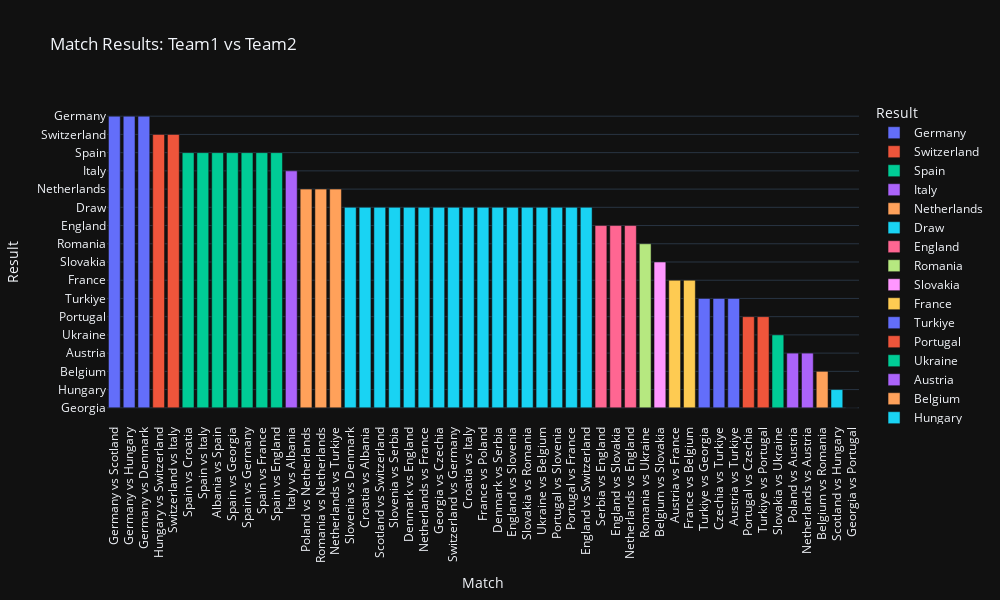

Here is the notebook cell this chart was saved with:
### Code cell
# Creating a column named match team1 vs team2 will be displayed
matches['match'] = matches['team1'] + ' vs ' + matches['team2']

# Creating a bar chart showcasing team1 vs team2 and their end result
fig = px.bar(matches, x='match', y='Result', color='Result', 
             labels={'match': 'Match', 'Result': 'Result'},
             title='Match Results: Team1 vs Team2')

# Customize the layout of the bar chart
fig.update_layout(xaxis_tickangle=-90,
                  width=1000,
                  height=600)

# Show the figure
fig.show()

### Figure 1 — Plotly figure (JSON) as saved in the notebook; plotly's stock layout.template omitted (floating-point values rounded to 4 significant figures)
{"data": [{"alignmentgroup": "True", "hovertemplate": "Result=%{y}<br>Match=%{x}<extra></extra>", "legendgroup": "Germany", "marker": {"color": "#636efa", "pattern": {"shape": ""}}, "name": "Germany", "offsetgroup": "Germany", "orientation": "v", "showlegend": true, "textposition": "auto", "type": "bar", "x": ["Germany vs Scotland", "Germany vs Hungary", "Germany vs Denmark"], "xaxis": "x", "y": ["Germany", "Germany", "Germany"], "yaxis": "y"}, {"alignmentgroup": "True", "hovertemplate": "Result=%{y}<br>Match=%{x}<extra></extra>", "legendgroup": "Switzerland", "marker": {"color": "#EF553B", "pattern": {"shape": ""}}, "name": "Switzerland", "offsetgroup": "Switzerland", "orientation": "v", "showlegend": true, "textposition": "auto", "type": "bar", "x": ["Hungary vs Switzerland", "Switzerland vs Italy"], "xaxis": "x", "y": ["Switzerland", "Switzerland"], "yaxis": "y"}, {"alignmentgroup": "True", "hovertemplate": "Result=%{y}<br>Match=%{x}<extra></extra>", "legendgroup": "Spain", "marker": {"color": "#00cc96", "pattern": {"shape": ""}}, "name": "Spain", "offsetgroup": "Spain", "orientation": "v", "showlegend": true, "textposition": "auto", "type": "bar", "x": ["Spain vs Croatia", "Spain vs Italy", "Albania vs Spain", "Spain vs Georgia", "Spain vs Germany", "Spain vs France", "Spain vs England"], "xaxis": "x", "y": ["Spain", "Spain", "Spain", "Spain", "Spain", "Spain", "Spain"], "yaxis": "y"}, {"alignmentgroup": "True", "hovertemplate": "Result=%{y}<br>Match=%{x}<extra></extra>", "legendgroup": "Italy", "marker": {"color": "#ab63fa", "pattern": {"shape": ""}}, "name": "Italy", "offsetgroup": "Italy", "orientation": "v", "showlegend": true, "textposition": "auto", "type": "bar", "x": ["Italy vs Albania"], "xaxis": "x", "y": ["Italy"], "yaxis": "y"}, {"alignmentgroup": "True", "hovertemplate": "Result=%{y}<br>Match=%{x}<extra></extra>", "legendgroup": "Netherlands", "marker": {"color": "#FFA15A", "pattern": {"shape": ""}}, "name": "Netherlands", "offsetgroup": "Netherlands", "orientation": "v", "showlegend": true, "textposition": "auto", "type": "bar", "x": ["Poland vs Netherlands", "Romania vs Netherlands", "Netherlands vs Turkiye"], "xaxis": "x", "y": ["Netherlands", "Netherlands", "Netherlands"], "yaxis": "y"}, {"alignmentgroup": "True", "hovertemplate": "Result=%{y}<br>Match=%{x}<extra></extra>", "legendgroup": "Draw", "marker": {"color": "#19d3f3", "pattern": {"shape": ""}}, "name": "Draw", "offsetgroup": "Draw", "orientation": "v", "showlegend": true, "textposition": "auto", "type": "bar", "x": ["Slovenia vs Denmark", "Croatia vs Albania", "Scotland vs Switzerland", "Slovenia vs Serbia", "Denmark vs England", "Netherlands vs France", "Georgia vs Czechia", "Switzerland vs Germany", "Croatia vs Italy", "France vs Poland", "Denmark vs Serbia", "England vs Slovenia", "Slovakia vs Romania", "Ukraine vs Belgium", "Portugal vs Slovenia", "Portugal vs France", "England vs Switzerland"], "xaxis": "x", "y": ["Draw", "Draw", "Draw", "Draw", "Draw", "Draw", "Draw", "Draw", "Draw", "Draw", "Draw", "Draw", "Draw", "Draw", "Draw", "Draw", "Draw"], "yaxis": "y"}, {"alignmentgroup": "True", "hovertemplate": "Result=%{y}<br>Match=%{x}<extra></extra>", "legendgroup": "England", "marker": {"color": "#FF6692", "pattern": {"shape": ""}}, "name": "England", "offsetgroup": "England", "orientation": "v", "showlegend": true, "textposition": "auto", "type": "bar", "x": ["Serbia vs England", "England vs Slovakia", "Netherlands vs England"], "xaxis": "x", "y": ["England", "England", "England"], "yaxis": "y"}, {"alignmentgroup": "True", "hovertemplate": "Result=%{y}<br>Match=%{x}<extra></extra>", "legendgroup": "Romania", "marker": {"color": "#B6E880", "pattern": {"shape": ""}}, "name": "Romania", "offsetgroup": "Romania", "orientation": "v", "showlegend": true, "textposition": "auto", "type": "bar", "x": ["Romania vs Ukraine"], "xaxis": "x", "y": ["Romania"], "yaxis": "y"}, {"alignmentgroup": "True", "hovertemplate": "Result=%{y}<br>Match=%{x}<extra></extra>", "legendgroup": "Slovakia", "marker": {"color": "#FF97FF", "pattern": {"shape": ""}}, "name": "Slovakia", "offsetgroup": "Slovakia", "orientation": "v", "showlegend": true, "textposition": "auto", "type": "bar", "x": ["Belgium vs Slovakia"], "xaxis": "x", "y": ["Slovakia"], "yaxis": "y"}, {"alignmentgroup": "True", "hovertemplate": "Result=%{y}<br>Match=%{x}<extra></extra>", "legendgroup": "France", "marker": {"color": "#FECB52", "pattern": {"shape": ""}}, "name": "France", "offsetgroup": "France", "orientation": "v", "showlegend": true, "textposition": "auto", "type": "bar", "x": ["Austria vs France", "France vs Belgium"], "xaxis": "x", "y": ["France", "France"], "yaxis": "y"}, {"alignmentgroup": "True", "hovertemplate": "Result=%{y}<br>Match=%{x}<extra></extra>", "legendgroup": "Turkiye", "marker": {"color": "#636efa", "pattern": {"shape": ""}}, "name": "Turkiye", "offsetgroup": "Turkiye", "orientation": "v", "showlegend": true, "textposition": "auto", "type": "bar", "x": ["Turkiye vs Georgia", "Czechia vs Turkiye", "Austria vs Turkiye"], "xaxis": "x", "y": ["Turkiye", "Turkiye", "Turkiye"], "yaxis": "y"}, {"alignmentgroup": "True", "hovertemplate": "Result=%{y}<br>Match=%{x}<extra></extra>", "legendgroup": "Portugal", "marker": {"color": "#EF553B", "pattern": {"shape": ""}}, "name": "Portugal", "offsetgroup": "Portugal", "orientation": "v", "showlegend": true, "textposition": "auto", "type": "bar", "x": ["Portugal vs Czechia", "Turkiye vs Portugal"], "xaxis": "x", "y": ["Portugal", "Portugal"], "yaxis": "y"}, {"alignmentgroup": "True", "hovertemplate": "Result=%{y}<br>Match=%{x}<extra></extra>", "legendgroup": "Ukraine", "marker": {"color": "#00cc96", "pattern": {"shape": ""}}, "name": "Ukraine", "offsetgroup": "Ukraine", "orientation": "v", "showlegend": true, "textposition": "auto", "type": "bar", "x": ["Slovakia vs Ukraine"], "xaxis": "x", "y": ["Ukraine"], "yaxis": "y"}, {"alignmentgroup": "True", "hovertemplate": "Result=%{y}<br>Match=%{x}<extra></extra>", "legendgroup": "Austria", "marker": {"color": "#ab63fa", "pattern": {"shape": ""}}, "name": "Austria", "offsetgroup": "Austria", "orientation": "v", "showlegend": true, "textposition": "auto", "type": "bar", "x": ["Poland vs Austria", "Netherlands vs Austria"], "xaxis": "x", "y": ["Austria", "Austria"], "yaxis": "y"}, {"alignmentgroup": "True", "hovertemplate": "Result=%{y}<br>Match=%{x}<extra></extra>", "legendgroup": "Belgium", "marker": {"color": "#FFA15A", "pattern": {"shape": ""}}, "name": "Belgium", "offsetgroup": "Belgium", "orientation": "v", "showlegend": true, "textposition": "auto", "type": "bar", "x": ["Belgium vs Romania"], "xaxis": "x", "y": ["Belgium"], "yaxis": "y"}, {"alignmentgroup": "True", "hovertemplate": "Result=%{y}<br>Match=%{x}<extra></extra>", "legendgroup": "Hungary", "marker": {"color": "#19d3f3", "pattern": {"shape": ""}}, "name": "Hungary", "offsetgroup": "Hungary", "orientation": "v", "showlegend": true, "textposition": "auto", "type": "bar", "x": ["Scotland vs Hungary"], "xaxis": "x", "y": ["Hungary"], "yaxis": "y"}, {"alignmentgroup": "True", "hovertemplate": "Result=%{y}<br>Match=%{x}<extra></extra>", "legendgroup": "Georgia", "marker": {"color": "#FF6692", "pattern": {"shape": ""}}, "name": "Georgia", "offsetgroup": "Georgia", "orientation": "v", "showlegend": true, "textposition": "auto", "type": "bar", "x": ["Georgia vs Portugal"], "xaxis": "x", "y": ["Georgia"], "yaxis": "y"}], "layout": {"barmode": "relative", "height": 600, "legend": {"title": {"text": "Result"}, "tracegroupgap": 0}, "title": {"text": "Match Results: Team1 vs Team2"}, "width": 1000, "xaxis": {"anchor": "y", "autorange": true, "domain": [0, 1], "range": [-0.5, 50.5], "tickangle": -90, "title": {"text": "Match"}, "type": "category"}, "yaxis": {"anchor": "x", "autorange": true, "categoryarray": ["Georgia", "Hungary", "Belgium", "Austria", "Ukraine", "Portugal", "Turkiye", "France", "Slovakia", "Romania", "England", "Draw", "Netherlands", "Italy", "Spain", "Switzerland", "Germany"], "categoryorder": "array", "domain": [0, 1], "range": [-0.8889, 16.89], "title": {"text": "Result"}, "type": "category"}}}
